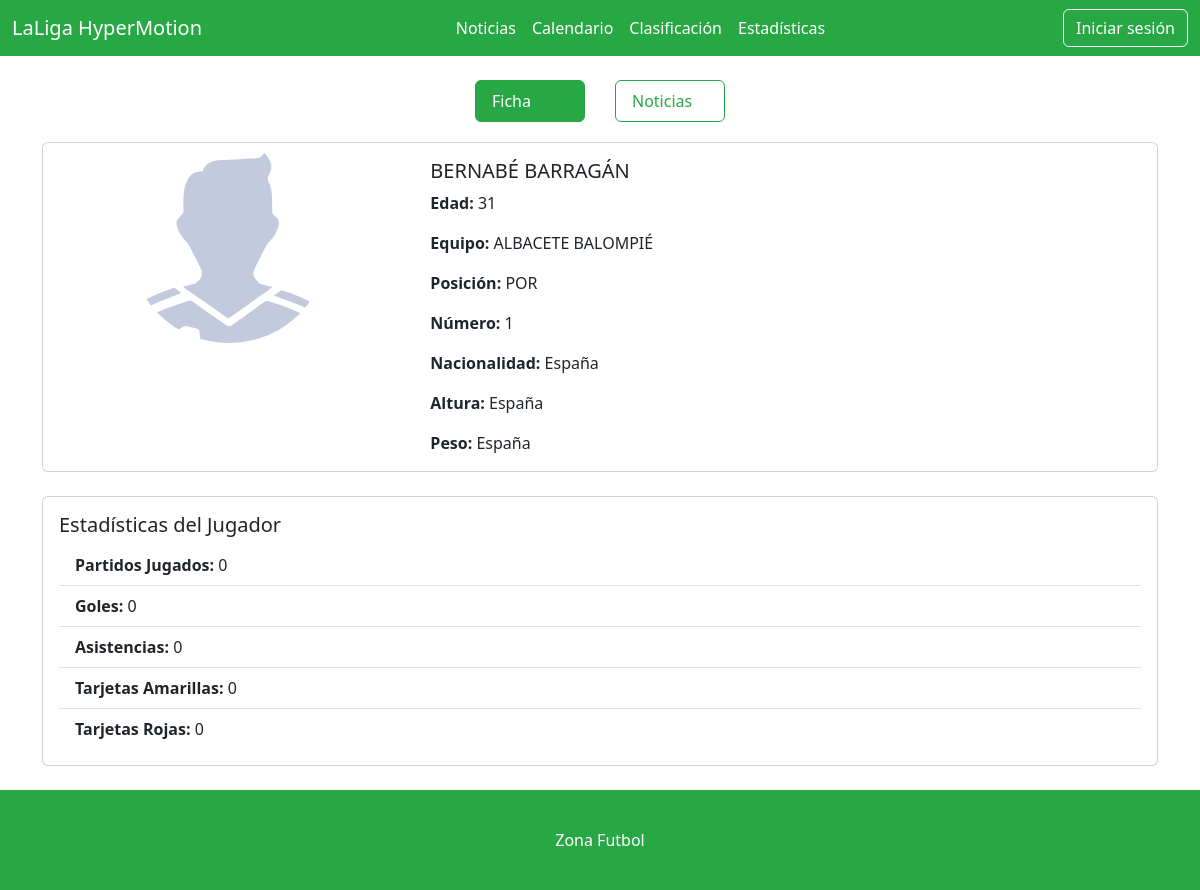
Page /pages/jugador.php?jugador_id=2 on the committed database.
### tables this page shows
CREATE TABLE `Jugadores` (
  `jugador_id` int(11) NOT NULL,
  `equipo_id` int(11) DEFAULT NULL,
  `nombre` varchar(100) NOT NULL,
  `posicion` varchar(50) DEFAULT NULL,
  `numero_camiseta` int(11) DEFAULT NULL,
  `fecha_nacimiento` date DEFAULT NULL,
  `nacionalidad` varchar(50) DEFAULT NULL,
  `altura` decimal(5,2) DEFAULT NULL,
  `peso` decimal(5,2) DEFAULT NULL,
  `historial` text DEFAULT NULL,
  `goles` int(11) DEFAULT NULL,
  `asistencias` int(11) DEFAULT NULL,
  `partidos_jugados` int(11) DEFAULT NULL,
  `tarjetas_amarillas` int(11) DEFAULT NULL,
  `tarjetas_rojas` int(11) DEFAULT NULL,
  `imagen_url` varchar(255) DEFAULT NULL,
  `descripcion` text DEFAULT NULL,
  `twitter_url` varchar(255) DEFAULT NULL,
  `instagram_url` varchar(255) DEFAULT NULL,
  `tiktok_url` varchar(255) DEFAULT NULL
);

CREATE TABLE `Equipos` (
  `equipo_id` int(11) NOT NULL,
  `nombre_equipo` varchar(255) NOT NULL,
  `descripcion` text DEFAULT NULL,
  `escudo_url` varchar(255) DEFAULT NULL,
  `fecha_fundacion` date DEFAULT NULL,
  `sede` varchar(255) DEFAULT NULL,
  `entrenador_principal` varchar(100) DEFAULT NULL,
  `estadio_principal` varchar(100) DEFAULT NULL,
  `color_primario` varchar(50) DEFAULT NULL,
  `color_secundario` varchar(50) DEFAULT NULL,
  `pagina_web_oficial` varchar(255) DEFAULT NULL,
  `twitter` varchar(255) DEFAULT NULL,
  `tiktok` varchar(255) DEFAULT NULL,
  `instagram` varchar(255) DEFAULT NULL,
  `fecha_creacion` timestamp NOT NULL DEFAULT current_timestamp(),
  `fecha_actualizacion` timestamp NOT NULL DEFAULT current_timestamp() ON UPDATE current_timestamp()
);

### components/config/config.php (called while the page is built, shortened)
<?php
require_once (__DIR__ . "/../clases/clase_jugadores.php");
require_once (__DIR__ . "/../clases/clase_equipos.php");
try {
    $conexion = new PDO("mysql:host=localhost;dbname=zonafutbol","root","");
    $conexion->setAttribute(PDO::ATTR_ERRMODE, PDO::ERRMODE_EXCEPTION);
    $conexion->exec("SET CHARACTER SET utf8");
    $equipos = new Equipos($conexion);
    $jugadores = new Jugadores($conexion);
} catch (PDOException $e) {
    die("Error de conexión a la base de datos: " . $e->getMessage());
}
?>

### components/clases/clase_jugadores.php (called while the page is built, shortened)
<?php
class Jugadores {
    private $db;
    public function __construct($db) {
        $this->db = $db;
    }
    public function traerJugador($jugador_id){
        $query = "SELECT * FROM Jugadores WHERE jugador_id = $jugador_id";
        $stmt = $this->db->prepare($query);
        $stmt->execute();
        $result = $stmt->fetch(PDO::FETCH_OBJ);
        return $result;
    }
}
?>

### components/clases/clase_equipos.php (called while the page is built, shortened)
<?php
class Equipos {
    private $db;
    public function __construct($db) {
        $this->db = $db;
    }
    public function traerEquipo($equipo){
        try {
            $query = "SELECT * FROM Equipos WHERE equipo_id = $equipo";
            $stmt = $this->db->prepare($query);
            $stmt->execute();
            $result = $stmt->fetch();
            return $result;
        } catch (PDOException $error) {
            echo "Error al crear el equipo: " . $error->getMessage();
        }
    }
}
?>

### pages/jugador.php (the view, shortened to what this page needs)
<?php
include "../components/config/config.php";
$jugador = $jugadores->traerJugador($_GET['jugador_id']);
$fnac = new DateTime($jugador->fecha_nacimiento);
$fac = new DateTime('today');
$diferencia = $fac->diff($fnac);
$edad = $diferencia->y;
$equipo = $equipos->traerEquipo($jugador->equipo_id);
?>
<!DOCTYPE html>
<html lang="en">
<head>
    <?php include "../components/header/links_header.php" ?>
</head>
<body>
    <?php include "../components/header/navbar2_2.php" ?>
    <div class="container mt-4">
        <div class="mini-nav">
            <ul class="nav nav-pills">
                <li class="nav-item">
                    <a class="nav-link active" href="jugador.php?jugador_id=<?php echo $_GET['jugador_id'] ?>">Ficha</a>
                </li>
                <li class="nav-item">
                    <a class="nav-link" href="noticias_jugador.php?jugador_id=<?php echo $_GET['jugador_id'] ?>">Noticias</a>
                </li>
            </ul>
        </div>
        <div class="card mb-4">
            <div class="row g-0">
                <div class="col-md-4">
                    <img src="../img/default.svg" class="card-img-top" alt="Foto">
                </div>
                <div class="col-md-8">
                    <div class="card-body">
                        <h5 class="card-title"><?php echo mb_strtoupper(htmlspecialchars($jugador->nombre)); ?></h5>
                        <p class="card-text"><strong>Edad:</strong> <?php echo htmlspecialchars($edad); ?></p>
                        <p class="card-text"><strong>Equipo:</strong> <?php echo mb_strtoupper(htmlspecialchars($equipo['nombre_equipo'])); ?></p>
                        <p class="card-text"><strong>Posición:</strong> <?php echo strtoupper(htmlspecialchars($jugador->posicion)); ?></p>
                        <p class="card-text"><strong>Número:</strong> <?php echo htmlspecialchars($jugador->numero_camiseta); ?></p>
                        <p class="card-text"><strong>Nacionalidad:</strong> <?php echo htmlspecialchars($jugador->nacionalidad); ?></p>
                        <p class="card-text"><strong>Altura:</strong> <?php echo htmlspecialchars($jugador->nacionalidad); ?></p>
                        <p class="card-text"><strong>Peso:</strong> <?php echo htmlspecialchars($jugador->nacionalidad); ?></p>
                    </div>
                </div>
            </div>
        </div>
        <div class="card mt-3 mb-4">
            <div class="card-body">
                <h5 class="card-title">Estadísticas del Jugador</h5>
                <ul class="list-group list-group-flush">
                    <li class="list-group-item"><strong>Partidos Jugados:</strong> <?php echo htmlspecialchars($jugador->partidos_jugados); ?></li>
                    <li class="list-group-item"><strong>Goles:</strong> <?php echo htmlspecialchars($jugador->goles); ?></li>
                    <li class="list-group-item"><strong>Asistencias:</strong> <?php echo htmlspecialchars($jugador->asistencias); ?></li>
                    <li class="list-group-item"><strong>Tarjetas Amarillas:</strong> <?php echo htmlspecialchars($jugador->tarjetas_amarillas); ?></li>
                    <li class="list-group-item"><strong>Tarjetas Rojas:</strong> <?php echo htmlspecialchars($jugador->tarjetas_rojas); ?></li>
                </ul>
            </div>
        </div>
    </div>
    <?php include "../components/header/footer.php"; ?>
</body>
</html>

### pages/jugador.php (style rules this page uses)
.card-img-top { max-width: 100%; max-height: 200px; object-fit: contain; }
.mini-nav .nav-link { margin: 0 15px; }
.mini-nav { display: flex; justify-content: center; margin-top: 20px; margin-bottom: 20px; }
.mini-nav li { width: 140px; }
.mini-nav .nav-link.active { background-color: #28a745; border-color: #28a745; color: #fff; }
.mini-nav .nav-link { background-color: #fff; color: #28a745; border: 1px solid #28a745; }

### rows in the picture
jugadores: nombre "BERNABÉ BARRAGÁN", fecha_nacimiento "31", posicion "POR", numero_camiseta "1", nacionalidad "España", partidos_jugados "0", goles "0", asistencias "0", tarjetas_amarillas "0", tarjetas_rojas "0"
equipos: nombre_equipo "ALBACETE BALOMPIÉ"
